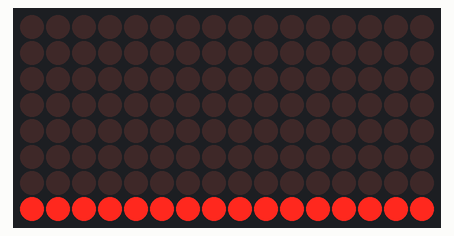
The program below on a simulated Arduino Uno, built with avr-gcc and run on an emulated ATmega328P. On the bench: 16×8 LED matrix. What the program prints to the serial monitor is not drawn.

Above: at 0.1 s.

The program:

main.cpp
```cpp
#include <Arduino.h>
#include <arduinoFFT.h>
#include <MD_MAX72xx.h>
#include <SPI.h>

#include "defines.h"
#include "display.h"
#include "FFT.h"

arduinoFFT* FFT;
MD_MAX72XX* MX_Display;

int currentDisplayMode;

#ifdef DEBUG
unsigned long timeout;
unsigned long timer;
bool printValues;
#endif

double* vecReal;
double* vecImag;
char* frequencyBucket;
char* vecLastPeaks;

#ifdef DEBUG
void PrintArray(char* aName, double* aArray, int aArraySize)
{
  Serial.print(aName);
  Serial.println(":");
  Serial.print("[");
  for (int i = 0; i < aArraySize; i++)
  {
    Serial.print(aArray[i]);
    if (i + 1 != aArraySize)
      Serial.print(", ");
  }
  Serial.print("]");
  Serial.println();
}

void PrintArray(char* aName, char* aArray, int aArraySize)
{
  Serial.print(aName);
  Serial.println(":");
  Serial.print("[");
  for (int i = 0; i < aArraySize; i++)
  {
    Serial.print((int)aArray[i]);
    if (i + 1 != aArraySize)
      Serial.print(", ");
  }
  Serial.print("]");
  Serial.println();
}
#endif

void setup()
{
  Serial.begin(115200);

  ADCSRA = 0b11100101; // set ADC to free running mode and set pre-scalar to 32 (0xe5)
  ADMUX = 0b00000000;  // use pin A0 and external voltage reference

  FFT = new arduinoFFT();
  MX_Display = new MD_MAX72XX(HARDWARE_TYPE, DATA_PIN, CLK_PIN, CS_PIN, DOTMATRIX_MAX_DEVICES);
  MX_Display->begin();
  currentDisplayMode = DISPLAY_MODE::STANDARD_BOTTOM_POINT;

  frequencyBucket = new char[DOTMATRIX_WIDTH] {0};
  vecLastPeaks = new char[DOTMATRIX_WIDTH] {0};

  vecReal = new double[SAMPLES] {0.f};
  vecImag = new double[SAMPLES] {0.f};

#ifdef DEBUG
  timer = 0;
  timeout = 10000;
  printValues = true;
#endif

  delay(10); // wait for reference voltage to stabilize

  Serial.println("Ready!");
}

void loop()
{
#ifdef DEBUG
  if (millis() > timeout + timer) {
    timer = millis();
    //Serial.println("Alive!");
    printValues = true;
  }
  else {
    printValues = false;
  }
#endif

#ifdef AUDIO_MOCK
  sampleMockSignal(vecReal, vecImag);
#else
  sampleAudioSignal(vecReal, vecImag);
#endif

#ifdef DEBUG
  if (printValues)
    PrintArray("Samples", vecReal, SAMPLES);
#endif

  PerformFFT(FFT, vecReal, vecImag);

#ifdef DEBUG
  if (printValues) {
    PrintArray("vecRealFFT", vecReal, SAMPLES);
    PrintArray("vecImagFFT", vecImag, SAMPLES);
  }
#endif

  MapToDisplaySize(frequencyBucket, vecReal);

#ifdef DEBUG
  if (printValues)
    PrintArray("FrequencyBucket", frequencyBucket, DOTMATRIX_WIDTH);
#endif

  DisplayFFT(MX_Display, currentDisplayMode, vecLastPeaks, frequencyBucket);

#ifdef DEBUG
  if (printValues) {
    PrintArray("LastPeaks", vecLastPeaks, DOTMATRIX_WIDTH);
    PrintArray("Display", frequencyBucket, DOTMATRIX_WIDTH);
    Serial.println("===========================================================");
  }
#endif
}
```

FFT.h
```cpp
#ifndef FFT_H
#define FFT_H

#include <Arduino.h>
#include <arduinoFFT.h>
#include "defines.h"

void sampleAudioSignal(double* aVecReal, double* aVecIamg);
void sampleMockSignal(double* aVecReal, double* aVecImag);
void PerformFFT(arduinoFFT* aFFT, double* aVecReal, double* aVecImag);

#endif
```

defines.h
```cpp
#ifndef DEFINES_H
#define DEFINES_H

// display related
#define HARDWARE_TYPE MD_MAX72XX::FC16_HW
#define CLK_PIN 12
#define DATA_PIN 11
#define CS_PIN 10

#define DOTMATRIX_MAX_DEVICES 2
#define DOTMATRIX_WIDTH (DOTMATRIX_MAX_DEVICES * 8)
#define DOTMATRIX_HEIGHT 8

// audio related
#define SAMPLES 64 // needs to be power of 2
#define SAMPLES_HALF (SAMPLES / 2)

#endif
```

display.cpp
```cpp
#include "display.h"

uint8_t GetDisplayValue(int aDisplayMode, int aIndex)
{
    return DISPLAY_MODES[aDisplayMode][aIndex];
}

void MapToDisplaySize(char* aFrequencyBucket, double* aVecReal)
{
    /*
    size_t step = 0;
    size_t stepSize = SAMPLES_HALF / DOTMATRIX_WIDTH;
    size_t sample_offset = 0;

    for (size_t i = 0; i < DOTMATRIX_WIDTH; i++)
    {
        char value = 0;
        for (step = 0; step < stepSize; step++)
        {
            value += aVecReal[sample_offset + step];
        }
        sample_offset += step + 1;
        //aFrequencyBucket[i] = constrain(value / step, 0, 8); // save as average over added values
        aFrequencyBucket[i] = value / step; // save as average over added values
    }
    */
    size_t step = SAMPLES_HALF / DOTMATRIX_WIDTH;
    size_t c = 0;
    for (size_t i = 0; i < SAMPLES_HALF; i += step)
    {
        aFrequencyBucket[c] = 0;
        for (size_t k = 0; k < step; k++) {
            aFrequencyBucket[c] += aVecReal[i + k];
        }
        aFrequencyBucket[c] /= step;
        c++;
    }

}

void DisplayFFT(MD_MAX72XX* aDisplay, int aDisplayMode, char* aPeaks, char* aFrequencyBucket)
{
    int valueY = 0;
    for (size_t i = 0; i <= DOTMATRIX_WIDTH; i++)
    {
        aFrequencyBucket[i] = constrain(aFrequencyBucket[i], 0, 80);                // calmap between 0 - 80
        aFrequencyBucket[i] = map(aFrequencyBucket[i], 0, 80, 0, DOTMATRIX_HEIGHT); // map to display height

        valueY = aFrequencyBucket[i];
        aPeaks[i] -= 1; // decay by one light

        if (valueY > aPeaks[i])
            aPeaks[i] = valueY;

        valueY = aPeaks[i];

        aDisplay->setColumn(DOTMATRIX_WIDTH - i, GetDisplayValue(aDisplayMode, valueY));
    }
}
```

display.h
```cpp
#ifndef DISPLAY_H
#define DISPLAY_H

#include <MD_MAX72xx.h>
#include "defines.h"

enum DISPLAY_MODE {
    STANDARD = 0,
    STANDARD_BOTTOM_POINT,
    ONLY_PEEKS,
    ONLY_PEEKS_BOTTOM_POINT,
    TOP_GAP,
    STANDARD_MIRRORED
};

const int DISPLAY_MODES[6][9] = {
    { 0b00000000, 0b10000000, 0b11000000, 0b11100000, 0b11110000, 0b11111000, 0b11111100, 0b11111110, 0b11111111 }, // standard pattern
    { 0b10000000, 0b10000000, 0b11000000, 0b11100000, 0b11110000, 0b11111000, 0b11111100, 0b11111110, 0b11111111 }, // standard pattern + bottom point
    { 0b00000000, 0b10000000, 0b01000000, 0b00100000, 0b00010000, 0b00001000, 0b00000100, 0b00000010, 0b00000001 }, // only peaks
    { 0b00000000, 0b10000000, 0b11000000, 0b10100000, 0b10010000, 0b10001000, 0b10000100, 0b10000010, 0b10000001 }, // only peaks + bottom point
    { 0b00000000, 0b10000000, 0b11000000, 0b10100000, 0b11010000, 0b11101000, 0b11110100, 0b11111010, 0b11111101 }, // one gap in the top , 3rd light onwards
    { 0b00000000, 0b00000001, 0b00000011, 0b00000111, 0b00001111, 0b00011111, 0b00111111, 0b01111111, 0b11111111 }  // standard pattern, mirrored vertically
};

uint8_t GetDisplayValue(int aDisplayMode, int aIndex);
void MapToDisplaySize(char* aFrequencyBucket, double* aVecReal);
void DisplayFFT(MD_MAX72XX* aDisplay, int aDisplayMode, char* aPeaks, char* aFrequencyBucket);


#endif
```
